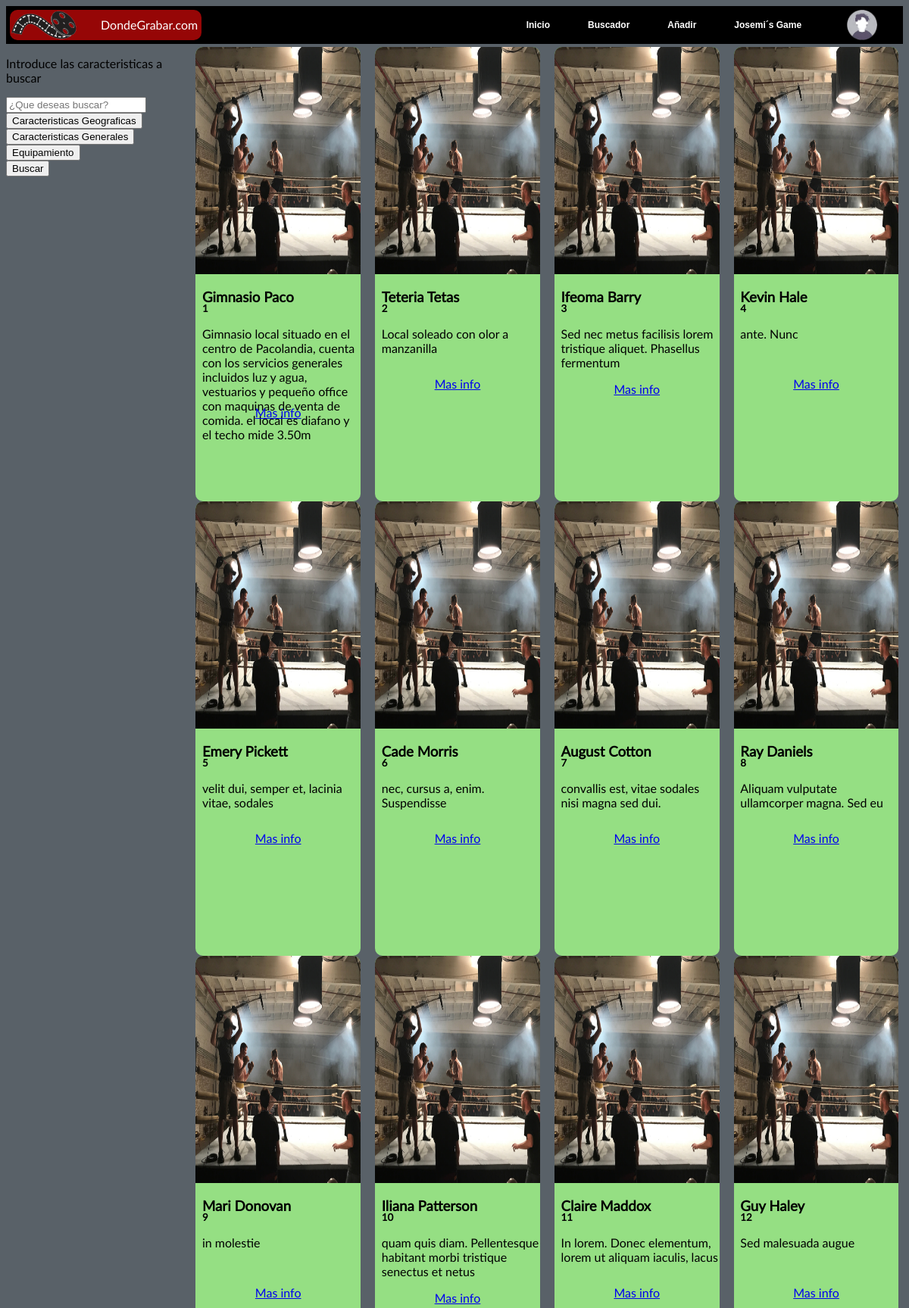
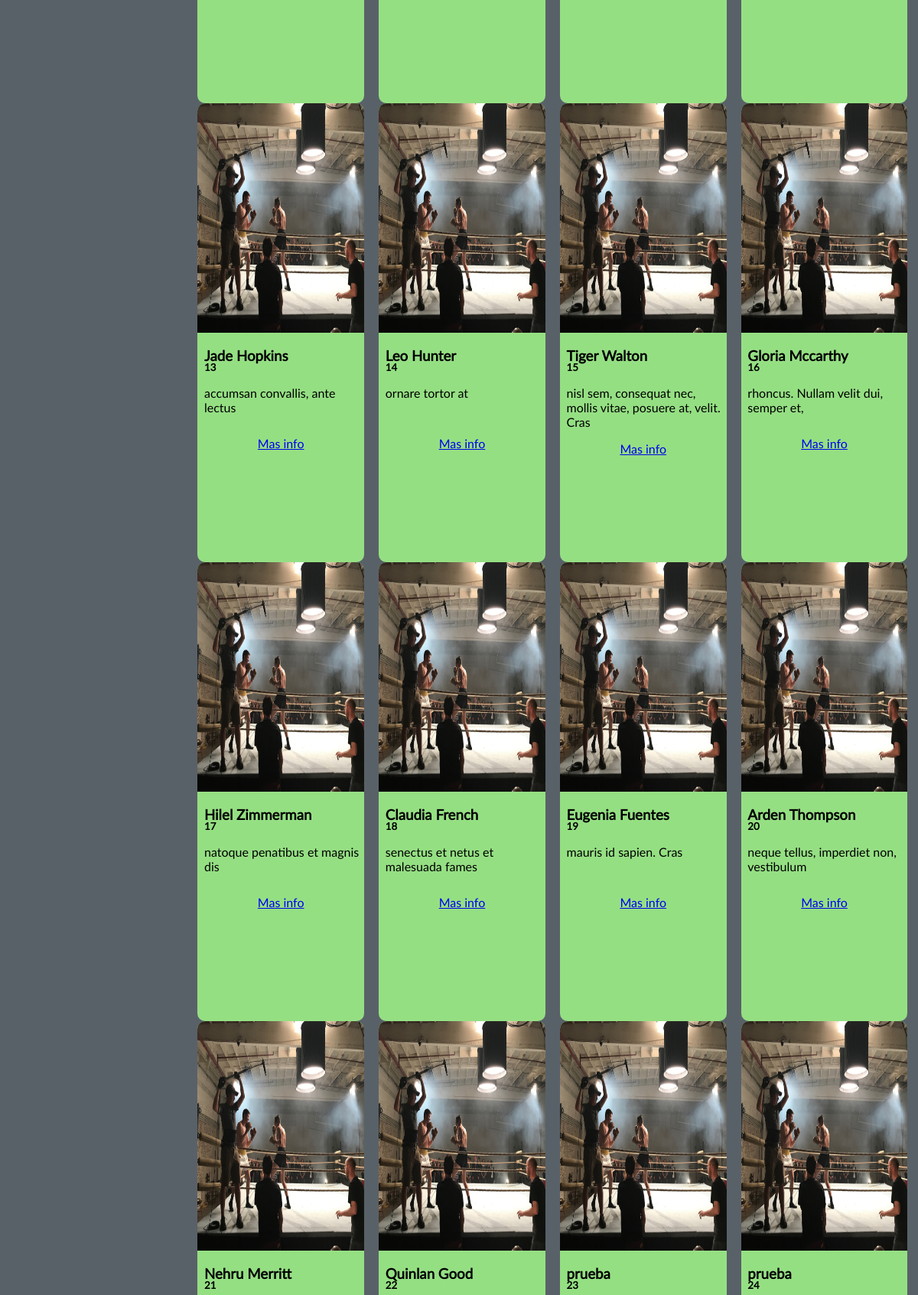
The app's page /buscador.php (upper part) with its own data (2 pictures, top to bottom).
### tables this page shows
CREATE TABLE `localizaciones` (
  `ID` int(5) NOT NULL,
  `nombre` varchar(25) NOT NULL,
  `descripcion` text NOT NULL,
  `direccion` text NOT NULL,
  `fotos` varchar(50) NOT NULL DEFAULT ''
);

### functions/db.php (called while the page is built, shortened)
<?php
function connect() {
    $db_host = "localhost";
    $db_user = "root";
    $db_pass = "";
    $db_name = "dondegrabar";
    $con = mysqli_connect($db_host, $db_user, $db_pass, $db_name);
    return $con;
}
function select($tabla = "", $arrayCampos = array("*"), $where = false ) {
    if($tabla != "") {
        if($arrayCampos[0] == "*") {
            $arrayCamposEntreComillas = $arrayCampos;
        } else {
            $arrayCamposEntreComillas = array();
            foreach ($arrayCampos as $key => $value) {
                $arrayCamposEntreComillas[$key] = "`" . $value . "`";
            }
        }
        $campos = implode(", ", $arrayCamposEntreComillas);
        $con = connect();
        $sql = "SELECT " . $campos . " FROM " . $tabla;
        $result = mysqli_query($con, $sql);
        return $result;
    }
}
?>

### buscador.php (the view, shortened to what this page needs)
<?php
require_once("./functions/db.php");
$camposSql = array("nombre", "id", "descripcion");
if(!empty($_POST)) {
    $condicionesBusqueda = array();
    foreach ($_POST as $key => $value) {
        if(!empty($value) && $key != "interiorexterior") {
            $condicionesBusqueda[$key] = $value;
        }
    }
    $localizaciones = select("localizaciones", $camposSql, $condicionesBusqueda);
} else {
    $localizaciones = select("localizaciones", $camposSql);
}
?>
<html>
<head>
    <link href="estilos/estilos.css" rel="stylesheet" type="text/css">
</head>
<body>
    <?php include_once("./templates/header.php"); ?>
    <content>
        <div class="leftsection">
            <form class="formsearch" name="busqueda" action="#" method="post">
                <div class="secciontitulo">
                    <p>Introduce las caracteristicas a buscar</p>
                    <div class="searchtext">
                        <input type="text" class="form-input" name="busqueda" id="busqueda" placeholder="¿Que deseas buscar?">
                    </div>
                </div>
                <div class="searchoptions">
                    <div class="searchwhere">
                        <input type="button" onclick="show('geograficas')" value="Caracteristicas Geograficas"></input>
                    </div>
                    <input type="button" onclick="show('generales')" value="Caracteristicas Generales"></input>
                        <input type="button" onclick="show('equipamiento')" value="Equipamiento"></input>
                    </div>
                <div class="searchbutton">
                    <input type="SUBMIT" value="Buscar">
                </div>
            </form>
        </div>
        <div class="searchresult">
            <div class="row">
                <?php
                    while($localizacion = mysqli_fetch_object($localizaciones)) { ?>
                        <div class="locationcard">
                        <div class="cardimg">
                            <img class="preview" src="imagenes/1080.jpg">
                            <div class="carddata">
                                <div class="cardname">
                                    <h3><?php echo $localizacion->nombre; ?></h3>
                                </div>
                                <div class="cardref">
                                    <h5><?php echo $localizacion->id; ?></h5>
                                </div>
                                <div class="carddescription">
                                    <p><?php echo $localizacion->descripcion; ?></p>
                                </div>
                                <div class="cardbutton">
                                    <a href="localizacion.php?idLocalizacion=<?php echo $localizacion->id; ?>">Mas info</a>
                                </div>
                            </div>
                        </div>
                    </div>
                <?php }?>
            </div>
    </content>
</body>
</html>

### templates/header.php
<header>
        <div class="logo">
            <div class="image"><img src="imagenes/logorec.png"></div>
            <div class="name">DondeGrabar.com</div>
        </div>
        <div class="topnav">
            <nav class="dropdownmenu">
                <ul>
                    <li><a href="index.php">Inicio</a></li>
                    <li><a href="buscador.php">Buscador</a></li>
                    <li><a href="addLocation.php">Añadir</a></li>
                    <li><a href="josemis.php">Josemi´s Game</a></li>
                </ul>
            </nav>
        </div>
        <div class="profile">
            <a href="login.php"><img src="imagenes/idavatar.png"></a>
        </div>
    </header>

### estilos/estilos.css (style rules this page uses)
header { display: flex; flex-flow: row nowrap; width: 100%; height: 50px; background-color: black; }
body { background: #596168; font-family: "Lato"; }
.dropdownmenu ul, .dropdownmenu li { margin: 0; padding: 0; }
.dropdownmenu ul { background: #353535; list-style: none; width: 100%; }
.dropdownmenu li { float: left; position: relative; width: auto; }
.dropdownmenu a { background: #000000; color: #FFFFFF; display: block; font: bold 12px/20px sans-serif; padding: 10px 25px; text-align: center; text-decoration: none; -webkit-transition: all .25s ease; -moz-transition: all .25s ease; -ms-transition: all .25s ease; -o-transition: all .25s ease; transition: all .25s ease; }
.logo { width: 275px; height: 40px; background-color: #960606; margin-top: 5px; margin-left: 5px; border-radius: 10px; display: flex; flex-flow: row nowrap; }
.name { color: #FFFFFF; margin-top: 10px; margin-left: 30px; }
.topnav { width: 75%; padding-top: 5px; text-align: right; display: flex; justify-content: flex-end; }
.profile { width: 10%; margin: auto; border-radius: 100px; height: 40px; position: relative; display: flex; justify-content: center; }
.profile img { width: 40px; height: 40px; }
content { display: flex; flex-flow: row nowrap; }
.leftsection { width: 20%; }
.searchresult { width: 80%; display: flex; flex-flow: column wrap; }
.row { width: 100%; display: flex; flex-flow: row wrap; margin: 4px; }
.locationcard { width: 23%; display: flex; flex-flow: column wrap; height: 600px; background-color: #95df83; border: #4b0808 2px; margin-left: 1%; margin-right: 1%; border-radius: 10px 10px 10px 10px; }
.cardimg { width: 100%; height: 50%; border-radius: 10px 10px 0 0; }
.cardimg img { border-radius: 10px 10px 0 0; }
.preview { width: 100%; height: 100%; }
.carddata { width: 100%; height: 50%; display: flex; flex-flow: column nowrap; }
.cardname { margin-left: 4%; height: 10%; }
.cardref { margin-left: 4%; height: 25%; }
.carddescription { margin-left: 4%; height: 80%; }
.cardbutton { width: 100%; height: 10%; display: flex; justify-content: center; }

### records on screen
localizaciones: nombre "Gimnasio Paco", ID "1", descripcion "Gimnasio local situado en el centro de Pacolandia, cuenta con los servicios generales incluidos luz y agua, vestuarios y pequeño office con maquinas de venta de comida. el local es diafano y el techo mide 3.50m"
localizaciones: nombre "Teteria Tetas", ID "2", descripcion "Local soleado con olor a manzanilla"
localizaciones: nombre "Ifeoma Barry", ID "3", descripcion "Sed nec metus facilisis lorem tristique aliquet. Phasellus fermentum"
localizaciones: nombre "Kevin Hale", ID "4", descripcion "ante. Nunc"
localizaciones: nombre "Emery Pickett", ID "5", descripcion "velit dui, semper et, lacinia vitae, sodales"
localizaciones: nombre "Cade Morris", ID "6", descripcion "nec, cursus a, enim. Suspendisse"
localizaciones: nombre "August Cotton", ID "7", descripcion "convallis est, vitae sodales nisi magna sed dui."
localizaciones: nombre "Ray Daniels", ID "8", descripcion "Aliquam vulputate ullamcorper magna. Sed eu"
localizaciones: nombre "Mari Donovan", ID "9", descripcion "in molestie"
localizaciones: nombre "Iliana Patterson", ID "10", descripcion "quam quis diam. Pellentesque habitant morbi tristique senectus et netus"
localizaciones: nombre "Claire Maddox", ID "11", descripcion "In lorem. Donec elementum, lorem ut aliquam iaculis, lacus"
localizaciones: nombre "Guy Haley", ID "12", descripcion "Sed malesuada augue"
localizaciones: nombre "Jade Hopkins", ID "13", descripcion "accumsan convallis, ante lectus"
localizaciones: nombre "Leo Hunter", ID "14", descripcion "ornare tortor at"
localizaciones: nombre "Tiger Walton", ID "15", descripcion "nisl sem, consequat nec, mollis vitae, posuere at, velit. Cras"
localizaciones: nombre "Gloria Mccarthy", ID "16", descripcion "rhoncus. Nullam velit dui, semper et,"
localizaciones: nombre "Hilel Zimmerman", ID "17", descripcion "natoque penatibus et magnis dis"
localizaciones: nombre "Claudia French", ID "18", descripcion "senectus et netus et malesuada fames"
localizaciones: nombre "Eugenia Fuentes", ID "19", descripcion "mauris id sapien. Cras"
localizaciones: nombre "Arden Thompson", ID "20", descripcion "neque tellus, imperdiet non, vestibulum"
localizaciones: nombre "Nehru Merritt", ID "21"
localizaciones: nombre "Quinlan Good", ID "22"
localizaciones: nombre "prueba", ID "23"
localizaciones: nombre "prueba", ID "24"
